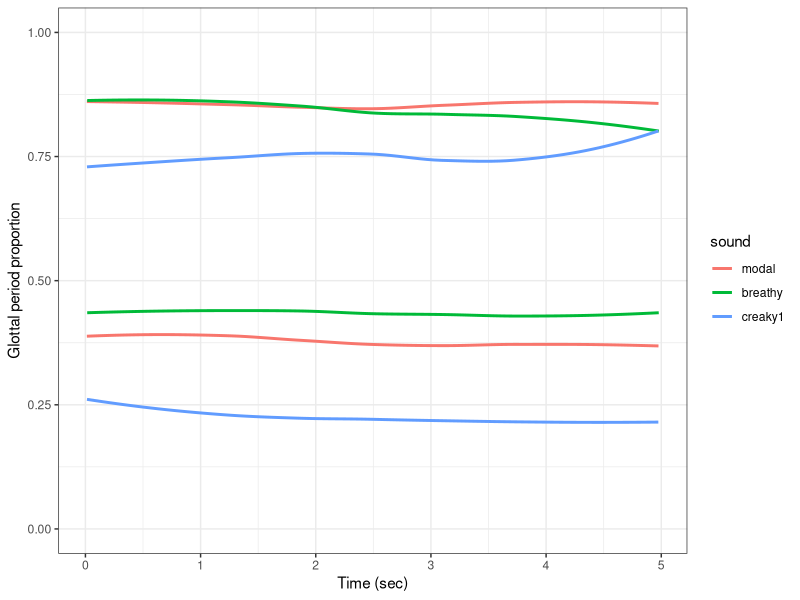

Generate this figure with R:
## ---- chunk 1
knitr::opts_chunk$set(echo = FALSE)
knitr::opts_knit$set(root.dir=normalizePath("../../"))
library(readr)
library(tidyr)
library(tidyverse)
library(dplyr)
library(ggplot2)
theme_set(theme_bw())
library(gss)
## ---- chunk 2
degg <- read_csv("tracegram/degg-tracing.csv")
degg.all <- degg %>%
    mutate_if(is.character, factor) %>%
    mutate(sound = factor(sound, levels = c("modal", "breathy", "creaky1", "mod2bre", "mod2bre2mod")))

degg <- filter(degg.all, sound != "creaky2" & sound != "mod2bre" & sound != "mod2bre2mod")
degg.contour <- filter(degg.all, sound != "modal" & sound != "breathy" & sound != "creaky1")
## ---- chunk 3
ggplot(degg, aes(x = time, colour = sound)) +
    geom_smooth(aes(y = maximum), size = 1, alpha = 0.2, se = FALSE) +
    geom_smooth(aes(y = minimum), size = 1, alpha = 0.2, se = FALSE) +
    ylim(0, 1) +
    xlab("Time (sec)") + ylab("Glottal period proportion")
